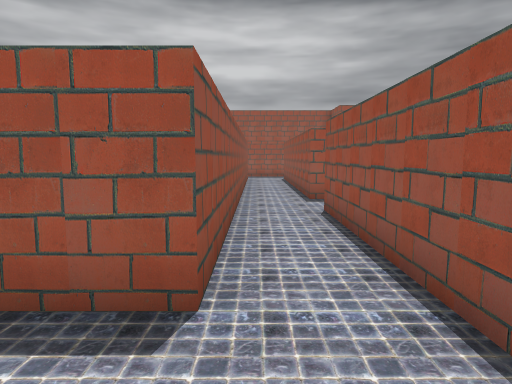
[1] (above)

21 first-person views from a walk through a level from a Godot 3-D game. The camera is 1.2 m above the floor, tilts 6° down and sees 75° across. The floor is counted in squares, 1 m on a side. Each view is taken from the middle of a square. On the plan, view 1 faces up. The plan holds only what a view shows up to about 14 squares ahead; the rest is blank. The place goes on beyond the plan. Characters and animated objects are not drawn.

[2]
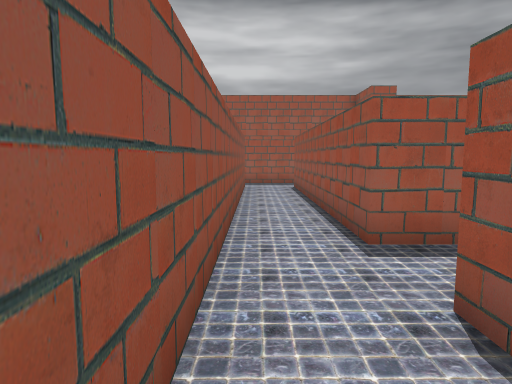

[3]
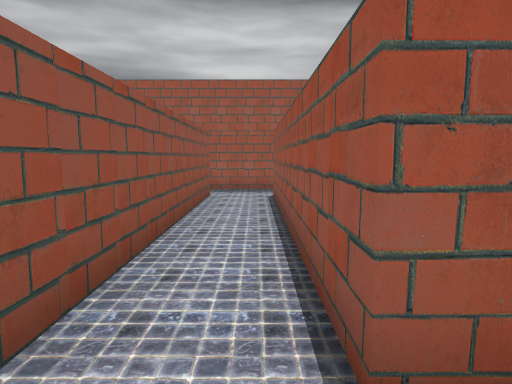

[4]
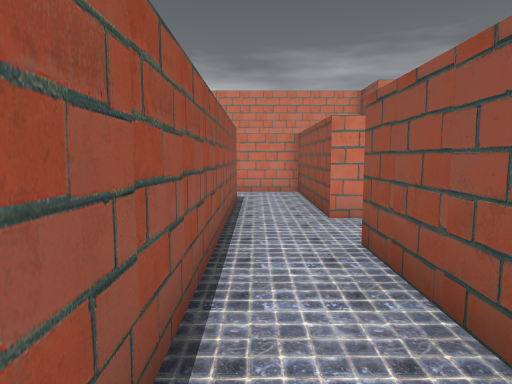

[5]
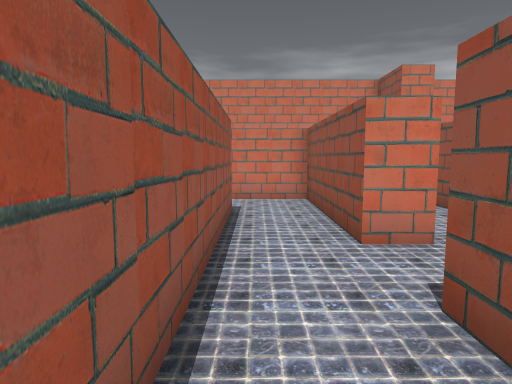

[6]
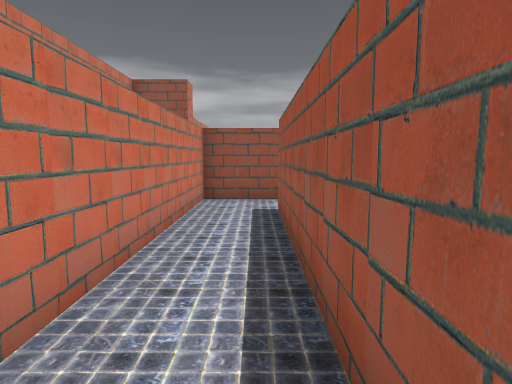

[7]
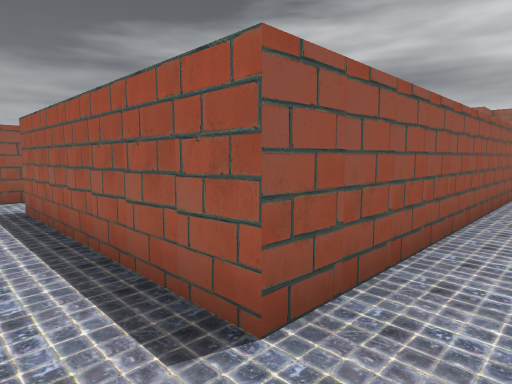

[8]
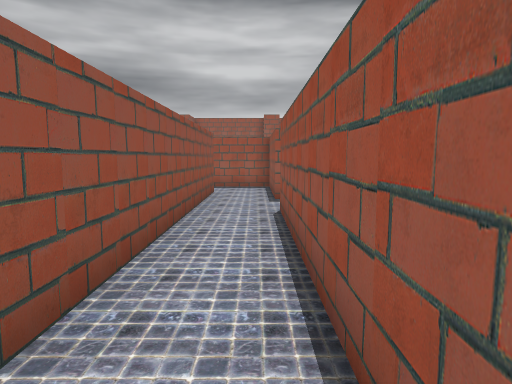

[9]
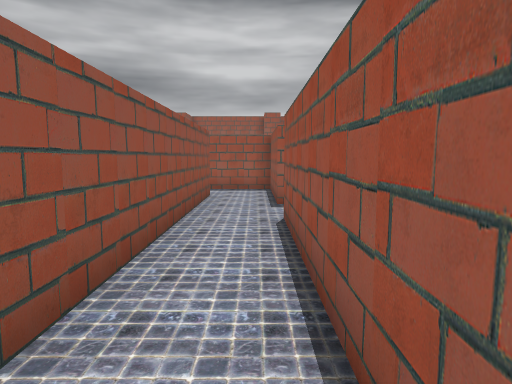

[10]
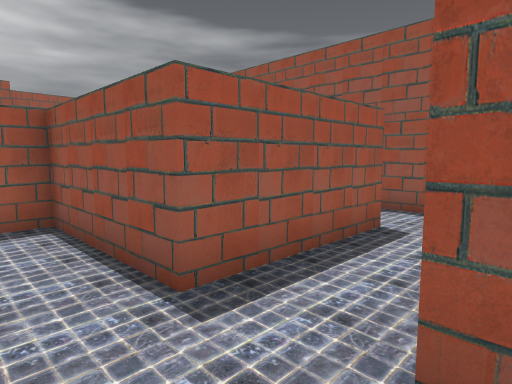

[11]
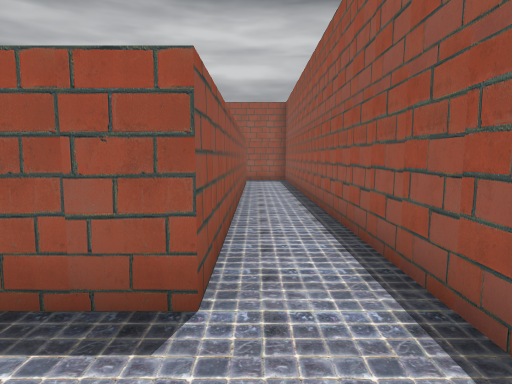

[12]
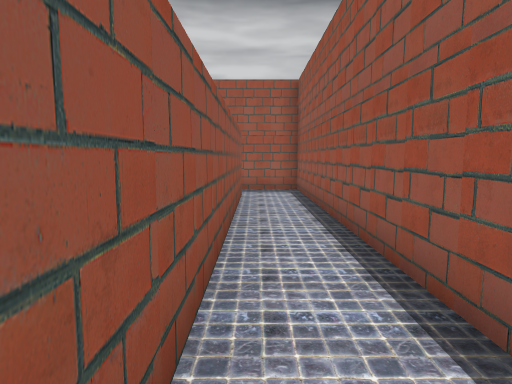

[13]
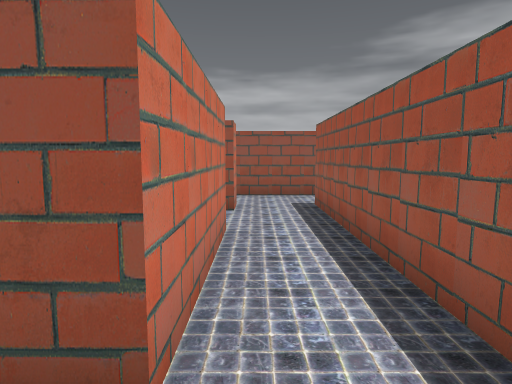

[14]
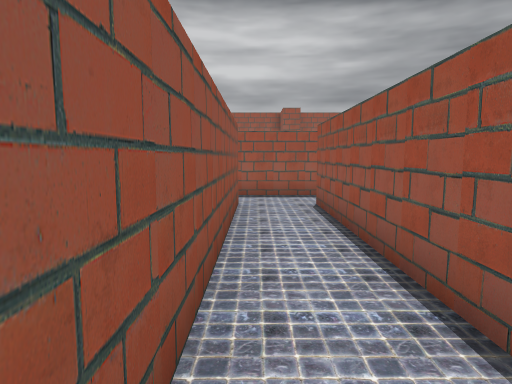

[15]
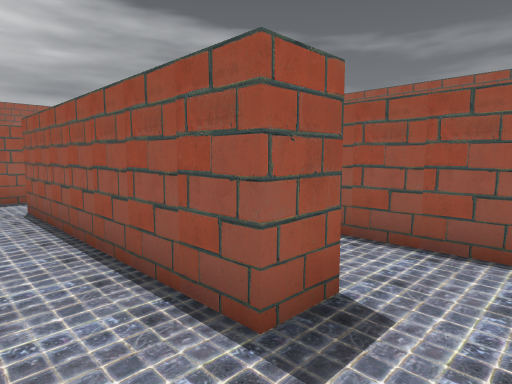

[16]
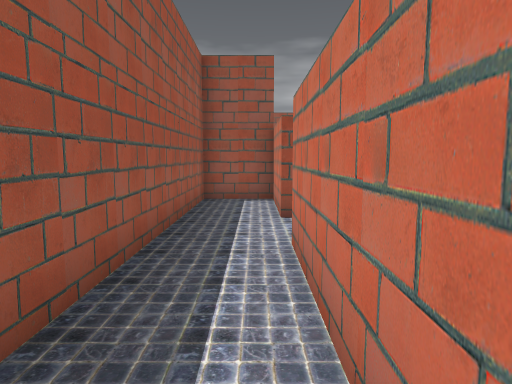

[17]
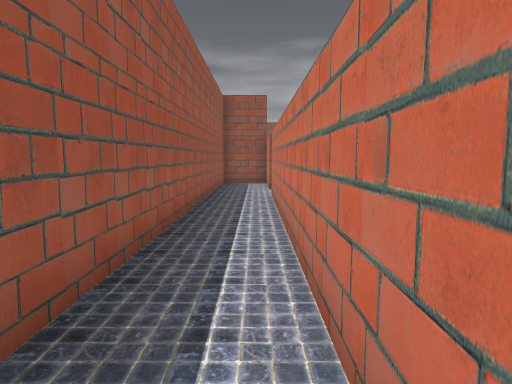

[18]
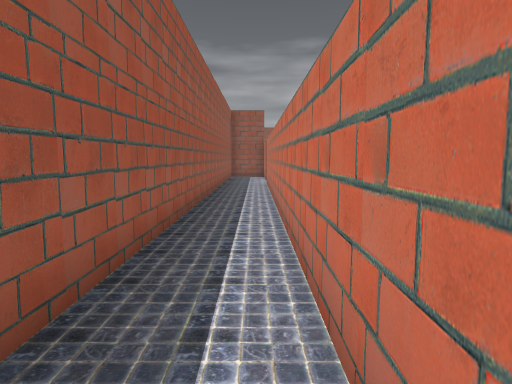

[19]
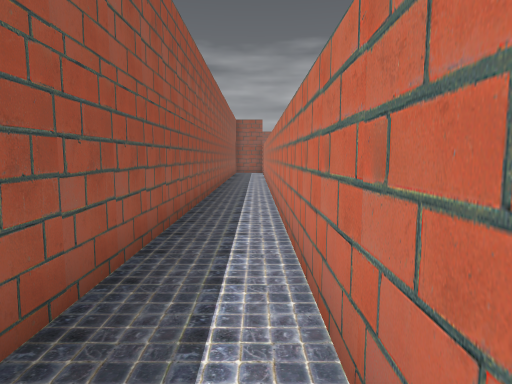

[20]
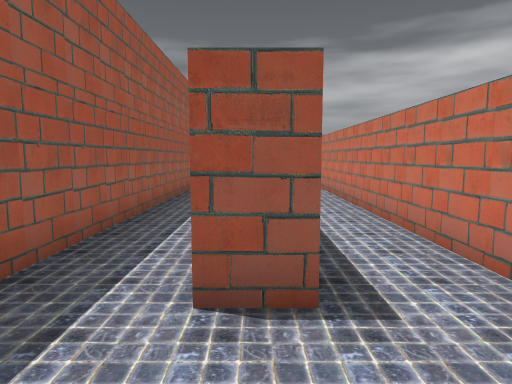

[21]
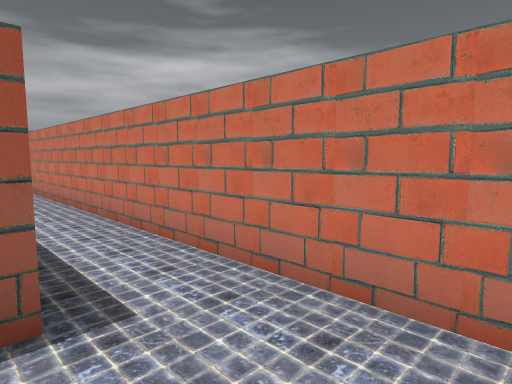

### Floor plan
Points are (right, up) in squares from view 1. A wall is a line through its corners. A room is listed if a view was taken in it or the views show most of it. See-through windows are left out.
Room 1 (views 1, 2, 3, 4, 5, 6, 7, 8, 9, 10, 16, 17, 18, 19, 20, 21)
walls: (2.5, 9.5) (1.5, 9.5) (1.5, 18.5) (4.2, 18.5); (4.6, 18.4) (4.6, 20.5) (-22.9, 20.5); (8.5, 7.5) (8.5, -2.5) (1.5, -2.5) (1.5, 7.5) (2.5, 7.5); (-1.5, 0.5) (-0.5, 0.5) (-0.5, -4.5) (7.1, -4.5); (10.5, 5.5) (10.5, 7.5); (-20.5, 18.5) (-0.5, 18.5) (-0.5, 2.5) (-2, 2.5); (-23.5, 17.5) (-23.5, 18.6); (-25.8, 15.5) (-13.1, 15.5); (10.5, -3.4) (10.5, 3.6)
ways out: opening at (2, 8.5) to room 3; opening at (9.5, 6.5) to room 3; opening at (-1, 1.5); opening at (11, 4.5)
Room 2 (views 11, 12)
walls: (16.6, 4.9) (16.6, 20.5) (14.4, 20.5); (14.5, 18.4) (14.5, 5.5) (13.5, 5.5)
ways out: opening at (14, 4.5)
Room 3 (views 13, 14, 15)
walls: (2.5, 7.5) (2.5, -0.5); (4.6, 0.5) (4.6, 7.5) (8.5, 7.5); (10.5, 7.5) (10.5, 9.5) (2.5, 9.5)
ways out: opening at (2, 8.5) to room 1; opening at (9.5, 6.5) to room 1; opening at (5, -0.5)

Where each view was taken, in squares from view 1:
view 1: 0 up, 0 right, facing up
view 2: 5 up, 0 right, facing up
view 3: 8 up, 1 right, facing up
view 4: 7 up, 1 right, facing down
view 5: 5 up, 1 right, facing down
view 6: 3 down, 9 right, facing left
view 7: 4 down, 10 right, facing up-left
view 8: 4 down, 10 right, facing up
view 9: 3 down, 10 right, facing up
view 10: 3 up, 9 right, facing up-right
view 11: 3 up, 15 right, facing up
view 12: 8 up, 15 right, facing up
view 13: 8 up, 10 right, facing left
view 14: 1 down, 3 right, facing up
view 15: 1 down, 3 right, facing up-right
view 16: 19 up, 5 left, facing right
view 17: 19 up, 11 left, facing right
view 18: 19 up, 16 left, facing right
view 19: 19 up, 21 left, facing right
view 20: 18 up, 26 left, facing right
view 21: 18 up, 26 left, facing down-right
